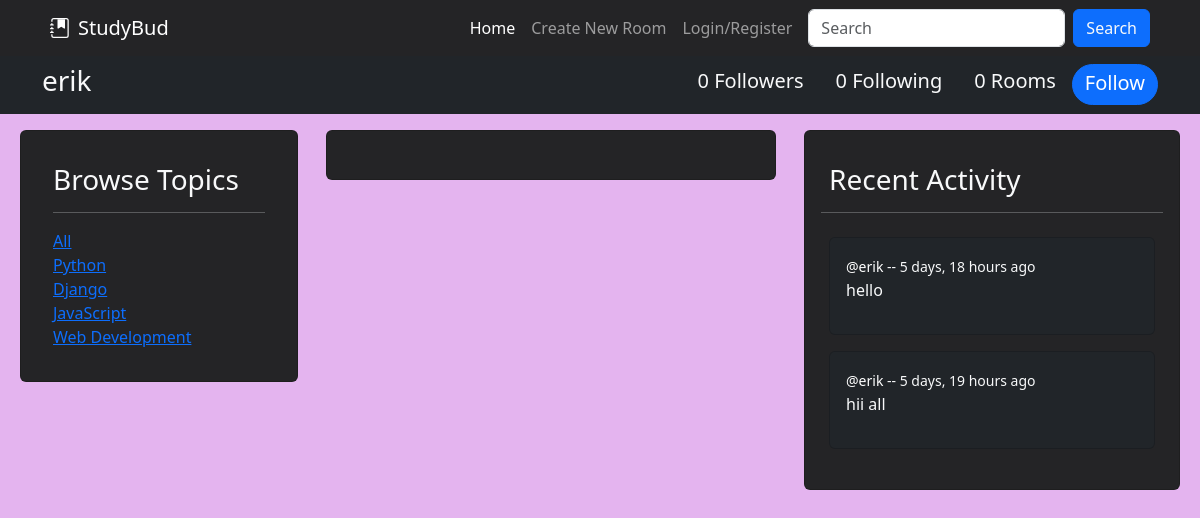
Screenshot of /profile/3/ with the database file from the repository.
### base/models.py (models this page shows, shortened)
class Topic(models.Model):
    name = models.CharField(max_length=200)

class Message(models.Model):
    user = models.ForeignKey(User, on_delete=models.CASCADE)
    room = models.ForeignKey(Room, on_delete=models.CASCADE) # This will delete all messages in a room after the room is deleted.
    body = models.TextField() # required
    updated = models.DateTimeField(auto_now=True) # takes snapshot everytime its saved
    created = models.DateTimeField(auto_now_add=True) # only takes snapshot when saved first time
    class Meta:
        ordering = ['-updated', '-created']
    def __str__(self):
        return self.body[0:50] # we want only first 50 messages for preview

### base/views.py (the view)
# urls.py: path('profile/<str:pk>/', views.userProfile, name="profile"),
def userProfile(request, pk):
    q = request.GET.get('q') if request.GET.get('q') != None else ''
    user = User.objects.get(id=pk)
    follower = request.user.username
    topics = Topic.objects.all()
    rooms = user.room_set.filter(
        Q(name__icontains=q),
    )[:6]
    room_messages = user.message_set.filter(
        Q(body__icontains=q),
        Q(room__name__icontains=q),
    )[:6]
    if FollowersCount.objects.filter(follower=follower, user=user.username).first():
        button_text = "Unfollow"
    else:
        button_text = "Follow"
    user_followers = len(FollowersCount.objects.filter(user=user.username))
    user_following = len(FollowersCount.objects.filter(follower=user.username))
    user_rooms = len(Room.objects.filter(host=user.id))
    context = {'user':user, 'topics':topics, 'rooms':rooms, 'room_messages':room_messages, 'button_text':button_text, 'user_rooms':user_rooms, 'user_followers':user_followers, 'user_following':user_following}
    return render(request, 'base/user.html', context)

### base/templates/base/user.html (shortened to what this page needs)
{% extends 'main.html' %}
{% load static %}
{% block content %}
{% if rq == "account" %}
<div class="container-fluid px-0">
    <nav class="navbar navbar-expand-lg navbar-dark bg-dark text-light">
        <div class="container">
            <h3>{{ user.username }}</h3>
            <button class="navbar-toggler" data-bs-toggle="collapse" data-bs-target="#navmenu">
                <span class="navbar-toggler-icon"></span>
            </button>
            <div class="collapse navbar-collapse" id="navmenu">
                <ul class="navbar-nav ms-auto">
                    <li class="nav-item px-3"><h5>Followers</h5></li>
                    <li class="nav-item px-3"><h5>Following</h5></li>
                    <li class="nav-item px-3"><h5>Posts</h5></li>
                </ul>
            </div>
        </div>
    </nav>
    <div class="container-fluid px-4 py-0">
        <div class="row px-3">
            <div class="col-3 p-2">
                <div class="card py-2">
                    <div class="card-body">
                        <h3 class="card-title">Following</h3>
                        <hr>
                    </div>
                </div>
            </div>
            <div class="col-5 p-2">
                <div class="card py-2">
                    <div class="card-body">
                        <h3 class="card-title">For You</h3>
                        <hr>
                    </div>
                </div>
            </div>
            <div class="col-4 p-2">
                <div class="card py-2">
                    <div class="card-body">
                        <h3 class="card-title">Recent Posts</h3>
                        <hr>
                    </div>
                </div>
            </div>
        </div>
    </div>
</div>
{%else%}
<div class="container-fluid px-0">
    <nav class="navbar navbar-expand-lg navbar-dark bg-dark text-light">
        <div class="container">
            <h3>{{ user.username }}</h3>
            <div class="collapse navbar-collapse" id="navmenu">
                <ul class="navbar-nav ms-auto">
                    {% if user_followers == 1 %}
                    <li class="nav-item px-3"style="margin: auto;"><h5>{{user_followers}} Follower</h5></li>
                    {%else%}
                    <li class="nav-item px-3"style="margin: auto;"><h5>{{user_followers}} Followers</h5></li>
                    {% endif %}
                    <li class="nav-item px-3"style="margin: auto;"><h5>{{user_following}} Following</h5></li>
                    <li class="nav-item px-3" style="margin: auto;"><h5>{{user_rooms}} Rooms</h5></li>
                    {% if request.user.username == user.username %}
                    <button class="btn btn-outline-primary rounded-pill" style="padding-bottom:1px;"><h5>Settings</h5></button>
                    {% else %}
                    <form action="{% url 'follow' user.id %}" method="POST">
                        <button type="submit" class="btn btn-primary rounded-pill" style="padding-bottom:1px;"><h5>{{button_text}}</h5></button>
                    </form>
                    {% endif %}
                </ul>
            </div>
        </div>
    </nav>
    <div class="container-fluid px-4 py-0">
        <div class="row py-2">
            <div class="col-3 p-2">
                {% include 'base/topics_comp.html' %}
            </div>
            <div class="col-5 p-2">
                <div class="container">
                    <div class="card py-4" style="background-color: #242426">
                    </div>
                </div>
            </div>
            <div class="col-4 p-2">
                {% include 'base/activity_comp.html' %}
            </div>
        </div>
    </div>
</div>
{%endif%}
{% endblock content %}

### base/templates/base/topics_comp.html
<div class="container px-0 pb-4">
    <div class="card container text-light p-3" style="background-color: #242426;width: 1fr;">
        <div class="card-body">
            <h3 class="card-title">Browse Topics</h3>
            <hr />
            <div class="card-link">
                <a href="?q=">All</a>
            </div>
            {% for topic in topics %}
            <div class="card-link ms-auto">
                <a href="?q={{topic.name}}">{{ topic.name }}</a>
            </div>
            {% endfor %}
        </div>
    </div>
</div>

### base/templates/base/activity_comp.html (shortened to what this page needs)
<div class="container px-0 pb-4" style="width: 1fr;">
    <div class="card container text-light p-3" style="background-color: #242426;">
        <div class="card-body px-0">
            <h3 class="card-title px-2">Recent Activity</h3>
            <hr />
            {% for message in room_messages %}
                <div class="container-fluid p-2">
                    <div class="card bg-dark text-light">
                        <div class="card-body">
                            <small class="card-link"><a href="{% url 'profile' message.user.id %}" class="links">@{{message.user}}</a> -- {{message.created|timesince}} ago</small>
                            <p>{{message}}</p>
                        </div>
                    </div>
                </div>
            {% endfor %}
        </div>
    </div>
</div>

### static/styles/main.css (style rules this page uses)
body { background-color:#e4b4ef; }

### base/templates/base/activity_comp.html (style rules this page uses)
.links { color: white; text-decoration: none; }

### rows the page displays
Topic: name "Python"
Topic: name "Django"
Topic: name "JavaScript"
Topic: name "Web Development"
Message: user "erik", created "5 days, 18 hours", body "hello"
Message: user "erik", created "5 days, 19 hours", body "hii all"

### other values shown
{{ user.username }} "erik"
{{ user_followers }} "0"
{{ user_following }} "0"
{{ user_rooms }} "0"
{{ button_text }} "Follow"
